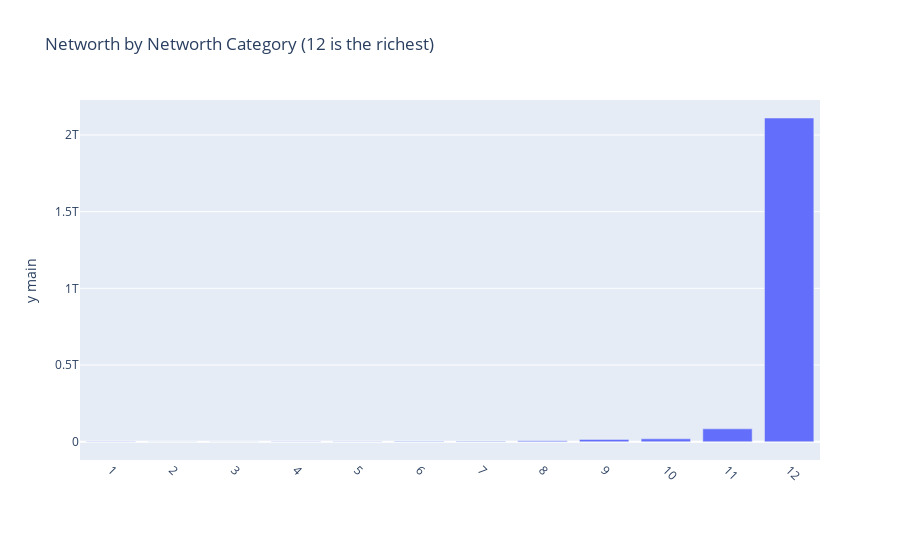

Write notebook code for a chart like this one.
### Code cell
df_agg = df[['NWPCTLECAT','NETWORTH']].groupby('NWPCTLECAT',as_index=False).sum()
iplot(plotly_plot(df_agg,x_column='NWPCTLECAT',bar_plot=True,plot_title='Networth by Networth Category (12 is the richest)'))

### Figure 1 — Plotly figure (JSON) as saved in the notebook; plotly's stock layout.template omitted (floating-point values rounded to 4 significant figures)
{"data": [{"name": "NETWORTH", "type": "bar", "x": [1, 2, 3, 4, 5, 6, 7, 8, 9, 10, 11, 12], "y": [-2023000000.0, 46880000.0, 254800000.0, 660900000.0, 1290000000.0, 2216000000.0, 3631000000.0, 6380000000.0, 14810000000.0, 18590000000.0, 83630000000.0, 2111000000000.0], "yaxis": "y"}], "layout": {"margin": {"b": 100}, "title": {"text": "Networth by Networth Category (12 is the richest)"}, "xaxis": {"tickangle": 45, "ticktext": [1, 2, 3, 4, 5, 6, 7, 8, 9, 10, 11, 12], "tickvals": [1, 2, 3, 4, 5, 6, 7, 8, 9, 10, 11, 12], "type": "category"}, "yaxis": {"title": {"text": "y main"}}, "yaxis2": {"overlaying": "y", "side": "right", "title": {"text": "y alt"}}}}
